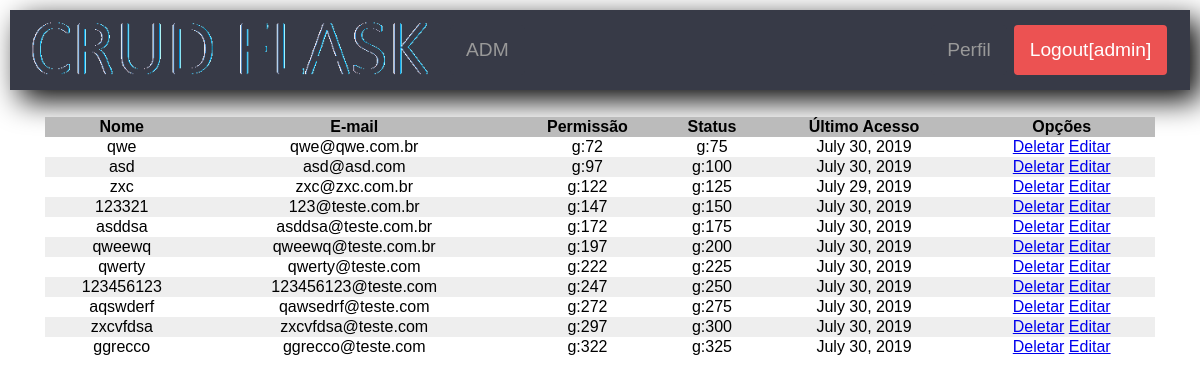
Page /admin (signed in) on the earlier database version.
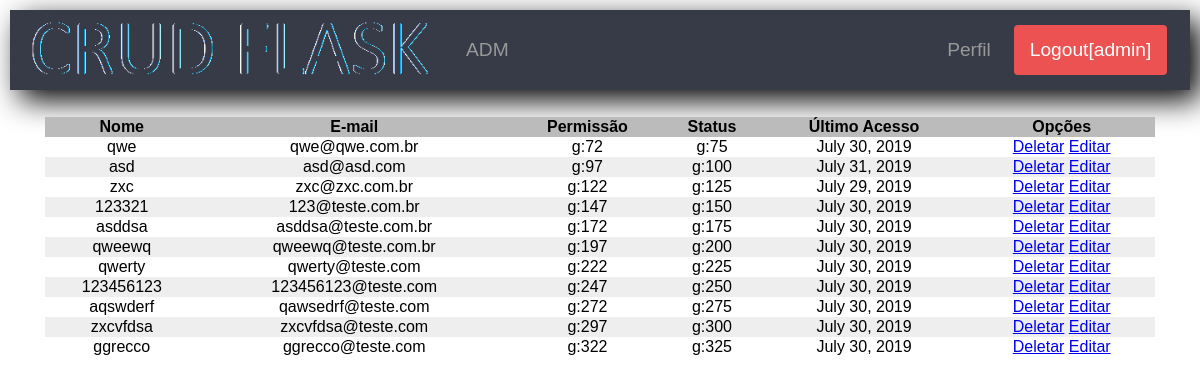
Same page on the later database version.
### app/models.py (models this page shows, shortened)
class User(UserMixin, db.Model):
    id = db.Column(db.Integer, primary_key=True)
    username = db.Column(db.String(64), index=True, unique=True)
    email = db.Column(db.String(120), index=True, unique=True)
    password_hash = db.Column(db.String(128))
    last_seen = db.Column(db.DateTime, default=datetime.utcnow)
    permissions = db.Column(db.String(3))
    status = db.Column(db.String(10))
    cosia = db.relationship('Coisa', backref='QualquerCoisa', lazy='dynamic')

### app/routes.py (the view)
@app.route("/admin", methods=['GET', 'POST'])
@login_required
def admin():
    u = int(current_user.id)
    user = User.query.filter_by(id=u)
    if user[0].permissions != 'admin':
        return redirect(url_for('index'))
    user = User.query.all()
    return render_template('list_users.html', title='Usuarios',
                           users=user)

### app/models.py (called while the page is built)
@login.user_loader
def load_user(id):
    return User.query.get(int(id))

### app/routes.py (called while the page is built)
@app.before_request
def before_request():
    if current_user.is_authenticated:
        current_user.last_seen = datetime.utcnow()
        db.session.commit()
    g.locale = str(get_locale())

### app/templates/list_users.html
{% extends "index.html" %}
{% block content %}
<div style="margin-top: 15px;">
    <table>
        <thead>
            <tr>
                <th>Nome</th>
                <th>E-mail</th>
                <th>Permissão</th>
                <th>Status</th>
                <th>Último Acesso</th>
                <th>Opções</th>
            </tr>
        </thead>
    <tbody>
        {% for u in users %}
        {% if u.username != current_user.username %}
        <tr>
            <td>{{u.username}}</td>
            <td>{{u.email}}</td>
            <td class="permissao">{{u.permissions}}</td>
            <td class="td_status">{{u.status}}</td>
            <td>{{ moment(u.last_seen).format('LL') }}</td>
            <td>
                <a href="{{ url_for('delete_myuser', myuser=u.username) }}">Deletar</a>
                <a href="{{ url_for('edit_user', user=u.username) }}">Editar</a>
            </td>
        </tr>
        {% endif %}
        {% endfor %}
    </tbody>
    </table>
</div>
{% endblock %}

Differences in the rows shown:
changed User "asd": last_seen "July 30, 2019" → "July 31, 2019"
